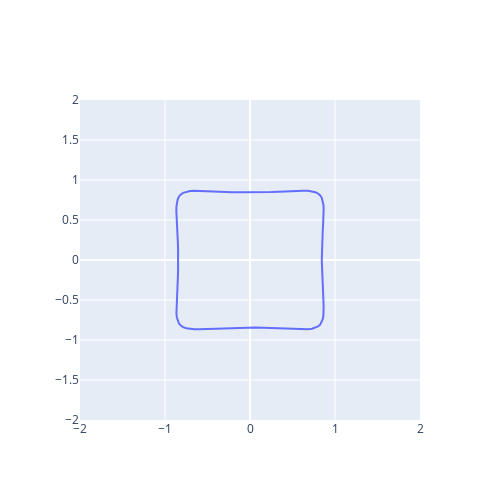

This figure's notebook cell:
### Code cell
k =1. 
positive_radii = k*torch.tensor([1, 0, 0], dtype=float)
negative_radii = k*torch.tensor([0, 0, 7/45], dtype=float)
mean_position = k*torch.tensor([0,0], dtype = float)
positive_offsets = k*torch.tensor([0, 0 ,0], dtype=float)
negative_offsets = k*torch.tensor([0, 0, torch.pi], dtype=float)
T = 1000
fig = go.Figure()
fig.update_layout(
    width = 500,
    height = 500,
    xaxis=dict(range = [-2, 2]),
    yaxis=dict(range = [-2, 2])
)
fig = plot_fourier(positive_radii, negative_radii, positive_offsets, negative_offsets, mean_position, 100, fig)
fig.show()
